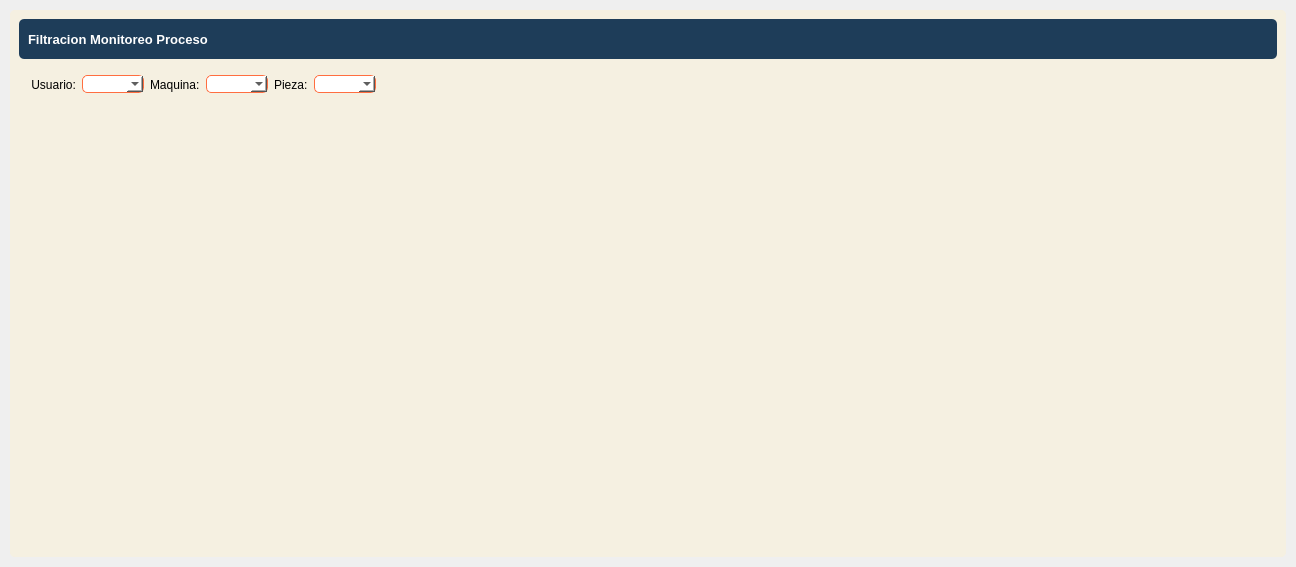
<?xml version="1.0" encoding="UTF-8"?>
<ui version="4.0">
 <class>MainWindow</class>
 <widget class="QWidget" name="MainWindow">
  <property name="geometry">
   <rect>
    <x>0</x>
    <y>0</y>
    <width>1296</width>
    <height>567</height>
   </rect>
  </property>
  <property name="windowTitle">
   <string>Form</string>
  </property>
  <property name="styleSheet">
   <string notr="true">border-radius: 5px;</string>
  </property>
  <layout class="QVBoxLayout" name="verticalLayout">
   <property name="spacing">
    <number>0</number>
   </property>
   <property name="leftMargin">
    <number>0</number>
   </property>
   <property name="topMargin">
    <number>0</number>
   </property>
   <property name="rightMargin">
    <number>0</number>
   </property>
   <property name="bottomMargin">
    <number>0</number>
   </property>
   <item>
    <widget class="QFrame" name="central_widget_frame">
     <property name="frameShape">
      <enum>QFrame::StyledPanel</enum>
     </property>
     <property name="frameShadow">
      <enum>QFrame::Raised</enum>
     </property>
     <layout class="QVBoxLayout" name="shadow_layout">
      <property name="spacing">
       <number>0</number>
      </property>
      <property name="leftMargin">
       <number>10</number>
      </property>
      <property name="topMargin">
       <number>10</number>
      </property>
      <property name="rightMargin">
       <number>10</number>
      </property>
      <property name="bottomMargin">
       <number>10</number>
      </property>
      <item>
       <widget class="QFrame" name="background_frame">
        <property name="styleSheet">
         <string notr="true">background-color: rgb(245, 240, 225);</string>
        </property>
        <property name="frameShape">
         <enum>QFrame::StyledPanel</enum>
        </property>
        <property name="frameShadow">
         <enum>QFrame::Raised</enum>
        </property>
        <layout class="QVBoxLayout" name="verticalLayout_3">
         <property name="spacing">
          <number>0</number>
         </property>
         <property name="leftMargin">
          <number>0</number>
         </property>
         <property name="topMargin">
          <number>0</number>
         </property>
         <property name="rightMargin">
          <number>0</number>
         </property>
         <property name="bottomMargin">
          <number>0</number>
         </property>
         <item>
          <widget class="QFrame" name="content_frame">
           <property name="frameShape">
            <enum>QFrame::StyledPanel</enum>
           </property>
           <property name="frameShadow">
            <enum>QFrame::Raised</enum>
           </property>
           <layout class="QVBoxLayout" name="verticalLayout_4">
            <item>
             <widget class="QFrame" name="top_bar_frame">
              <property name="minimumSize">
               <size>
                <width>0</width>
                <height>40</height>
               </size>
              </property>
              <property name="maximumSize">
               <size>
                <width>16777215</width>
                <height>40</height>
               </size>
              </property>
              <property name="styleSheet">
               <string notr="true">background-color: #1e3d59;</string>
              </property>
              <property name="frameShape">
               <enum>QFrame::StyledPanel</enum>
              </property>
              <property name="frameShadow">
               <enum>QFrame::Raised</enum>
              </property>
              <layout class="QHBoxLayout" name="horizontalLayout_3">
               <item>
                <widget class="QLabel" name="title_label">
                 <property name="font">
                  <font>
                   <pointsize>10</pointsize>
                   <bold>true</bold>
                  </font>
                 </property>
                 <property name="styleSheet">
                  <string notr="true">color: white;</string>
                 </property>
                 <property name="text">
                  <string>Filtracion Monitoreo Proceso</string>
                 </property>
                </widget>
               </item>
               <item>
                <widget class="QFrame" name="buttons_holder_frame">
                 <property name="minimumSize">
                  <size>
                   <width>0</width>
                   <height>30</height>
                  </size>
                 </property>
                 <property name="maximumSize">
                  <size>
                   <width>110</width>
                   <height>16777215</height>
                  </size>
                 </property>
                 <property name="frameShape">
                  <enum>QFrame::StyledPanel</enum>
                 </property>
                 <property name="frameShadow">
                  <enum>QFrame::Raised</enum>
                 </property>
                 <widget class="QToolButton" name="minimize_button">
                  <property name="geometry">
                   <rect>
                    <x>10</x>
                    <y>0</y>
                    <width>22</width>
                    <height>22</height>
                   </rect>
                  </property>
                  <property name="text">
                   <string/>
                  </property>
                  <property name="icon">
                   <iconset>
                    <normaloff>../../pys6-recipes-organizer/assets/icons/minimize-window.png</normaloff>../../pys6-recipes-organizer/assets/icons/minimize-window.png</iconset>
                  </property>
                  <property name="iconSize">
                   <size>
                    <width>25</width>
                    <height>25</height>
                   </size>
                  </property>
                 </widget>
                 <widget class="QToolButton" name="restore_button">
                  <property name="geometry">
                   <rect>
                    <x>50</x>
                    <y>0</y>
                    <width>22</width>
                    <height>22</height>
                   </rect>
                  </property>
                  <property name="text">
                   <string/>
                  </property>
                  <property name="icon">
                   <iconset>
                    <normaloff>../../pys6-recipes-organizer/assets/icons/restore-window.png</normaloff>../../pys6-recipes-organizer/assets/icons/restore-window.png</iconset>
                  </property>
                  <property name="iconSize">
                   <size>
                    <width>25</width>
                    <height>25</height>
                   </size>
                  </property>
                 </widget>
                 <widget class="QToolButton" name="maximize_button">
                  <property name="geometry">
                   <rect>
                    <x>50</x>
                    <y>0</y>
                    <width>22</width>
                    <height>22</height>
                   </rect>
                  </property>
                  <property name="text">
                   <string/>
                  </property>
                  <property name="icon">
                   <iconset>
                    <normaloff>../../pys6-recipes-organizer/assets/icons/maximize-window.png</normaloff>../../pys6-recipes-organizer/assets/icons/maximize-window.png</iconset>
                  </property>
                  <property name="iconSize">
                   <size>
                    <width>25</width>
                    <height>25</height>
                   </size>
                  </property>
                 </widget>
                 <widget class="QToolButton" name="close_button">
                  <property name="geometry">
                   <rect>
                    <x>90</x>
                    <y>0</y>
                    <width>21</width>
                    <height>22</height>
                   </rect>
                  </property>
                  <property name="text">
                   <string/>
                  </property>
                  <property name="icon">
                   <iconset>
                    <normaloff>../../pys6-recipes-organizer/assets/icons/close-window.png</normaloff>../../pys6-recipes-organizer/assets/icons/close-window.png</iconset>
                  </property>
                  <property name="iconSize">
                   <size>
                    <width>25</width>
                    <height>25</height>
                   </size>
                  </property>
                 </widget>
                </widget>
               </item>
              </layout>
             </widget>
            </item>
            <item>
             <widget class="QFrame" name="action_bar_frame">
              <property name="minimumSize">
               <size>
                <width>0</width>
                <height>39</height>
               </size>
              </property>
              <property name="frameShape">
               <enum>QFrame::StyledPanel</enum>
              </property>
              <property name="frameShadow">
               <enum>QFrame::Raised</enum>
              </property>
              <layout class="QHBoxLayout" name="horizontalLayout_2">
               <item>
                <widget class="QLabel" name="label_4">
                 <property name="text">
                  <string> Usuario:</string>
                 </property>
                </widget>
               </item>
               <item>
                <widget class="QComboBox" name="comboBox">
                 <property name="styleSheet">
                  <string notr="true">background-color: white;
border: 1px solid #ff6e40;</string>
                 </property>
                </widget>
               </item>
               <item>
                <widget class="QLabel" name="label_5">
                 <property name="text">
                  <string>Maquina:</string>
                 </property>
                </widget>
               </item>
               <item>
                <widget class="QComboBox" name="comboBox_2">
                 <property name="styleSheet">
                  <string notr="true">background-color: white;
border: 1px solid #ff6e40;</string>
                 </property>
                </widget>
               </item>
               <item>
                <widget class="QLabel" name="label_6">
                 <property name="text">
                  <string>Pieza:</string>
                 </property>
                </widget>
               </item>
               <item>
                <widget class="QComboBox" name="comboBox_3">
                 <property name="styleSheet">
                  <string notr="true">background-color: white;
border: 1px solid #ff6e40;</string>
                 </property>
                </widget>
               </item>
               <item>
                <spacer name="horizontalSpacer">
                 <property name="orientation">
                  <enum>Qt::Horizontal</enum>
                 </property>
                 <property name="sizeHint" stdset="0">
                  <size>
                   <width>40</width>
                   <height>20</height>
                  </size>
                 </property>
                </spacer>
               </item>
              </layout>
             </widget>
            </item>
            <item>
             <widget class="QTableWidget" name="recipes_table"/>
            </item>
           </layout>
          </widget>
         </item>
        </layout>
       </widget>
      </item>
     </layout>
    </widget>
   </item>
  </layout>
 </widget>
 <resources/>
 <connections/>
</ui>
